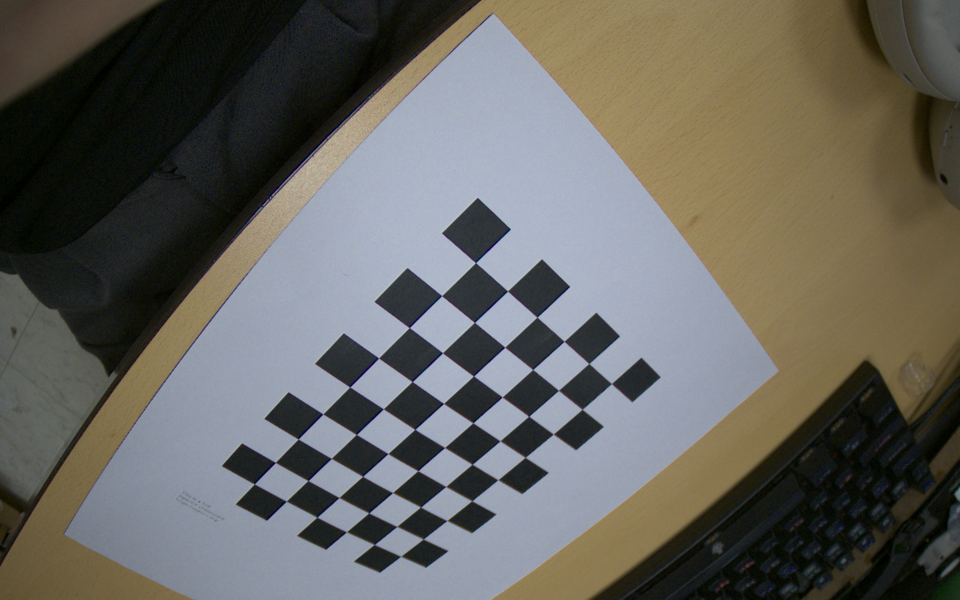
#> input picture src/CameraCalibrate/img/checkerboard1.png, 1920 x 1200 px (shown at 1/2 size); its folder holds 5 pictures in this run; the run also reads 1 picture not shown here
$ python CameraCalibrate.py
#> lines starting #> are read from the running program, lines starting #| are printed output that depends on the picture; after the words box and inside, x2 and y2 are one past the last pixel; in counts of white or black regions, pixels touching at a corner belong together

# Import required modules
import cv2
import numpy as np
import os
import glob
import sys

# configuration parameters to camera calibrate
filename = "camparameters.yml"

# read data from yaml file
fs = cv2.FileStorage(filename, cv2.FILE_STORAGE_READ)

if not fs.isOpened():
    print("File open failed!")
    sys.exit(0)

# Read the data from yaml file
is_crop = bool(int(fs.getNode("is_crop").real()))
crop_height_start = int(fs.getNode("crop_height_start").real())
crop_height_end = int(fs.getNode("crop_height_end").real())
crop_width_start = int(fs.getNode("crop_width_start").real())
crop_width_end = int(fs.getNode("crop_width_end").real())
checkerboard_x= int(fs.getNode("checkerboard_size").at(0).real())
checkerboard_y = int(fs.getNode("checkerboard_size").at(1).real())
checkerboard_size = (checkerboard_x, checkerboard_y)
is_resize = bool(int(fs.getNode("is_resize").real()))
scale_x = float(fs.getNode("scale_x").real())
scale_y = float(fs.getNode("scale_y").real())  # Note the typo in the key name

# close fs
fs.release()

# Define the dimensions of checkerboard
CHECKERBOARD = checkerboard_size


# stop the iteration when specified
# accuracy, epsilon, is reached or
# specified number of iterations are completed.
criteria = (cv2.TERM_CRITERIA_EPS +
            cv2.TERM_CRITERIA_MAX_ITER, 30, 0.001)


# Vector for 3D points
threedpoints = []

# Vector for 2D points
twodpoints = []


#  3D points real world coordinates
objectp3d = np.zeros((1, CHECKERBOARD[0]
                      * CHECKERBOARD[1],
                      3), np.float32)
objectp3d[0, :, :2] = np.mgrid[0:CHECKERBOARD[0],
                      0:CHECKERBOARD[1]].T.reshape(-1, 2)
prev_img_shape = None


# Extracting path of individual image stored
# in a given directory. Since no path is
# specified, it will take current directory
# jpg files alone
images = glob.glob('img/checkerboard*.png')

for filename in images:
    image = cv2.imread(filename)
#> image is the input picture: shape (1200, 1920, 3); mean B, G, R 94.3, 99.9, 101.2
    if is_crop:
        image = image[crop_height_start:crop_height_end, crop_width_start:crop_width_end]
    if is_resize:
        image = cv2.resize(image, dsize=(0, 0), fx=scale_x, fy=scale_y, interpolation=cv2.INTER_LINEAR)
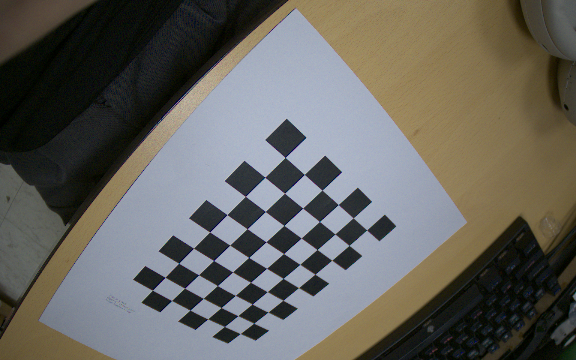
#> image: shape (360, 576, 3); mean B, G, R 94.2, 99.8, 101.2

    #image = cv2.resize(image, dsize=(0, 0), fx=0.5, fy=0.5, interpolation=cv2.INTER_LINEAR)
    grayColor = cv2.cvtColor(image, cv2.COLOR_BGR2GRAY)
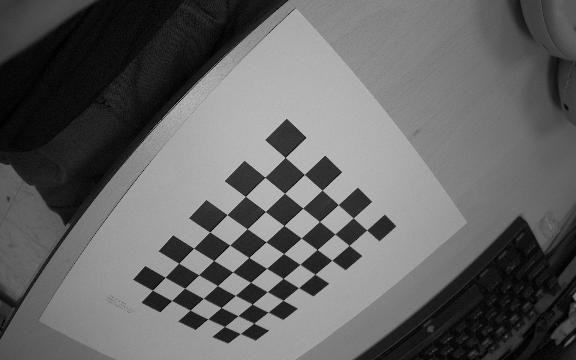
#> grayColor: shape (360, 576); min 0, max 200, mean 99.6

    # Find the chess board corners
    # If desired number of corners are
    # found in the image then ret = true
    ret, corners = cv2.findChessboardCorners(
        grayColor, CHECKERBOARD,
        cv2.CALIB_CB_ADAPTIVE_THRESH
        + cv2.CALIB_CB_FAST_CHECK +
        cv2.CALIB_CB_NORMALIZE_IMAGE)
#> ret = True; corners = 54 rows, first 8: [366.6, 230], [349.1, 245.4], [331.7, 260.2], [315, 274.3], [298.5, 287.7], [283, 300.3], [268.1, 312], [253.7, 323.2]

    # If desired number of corners can be detected then,
    # refine the pixel coordinates and display
    # them on the images of checker board
    if ret == True:
        threedpoints.append(objectp3d)

        # Refining pixel coordinates
        # for given 2d points.
        corners2 = cv2.cornerSubPix(
            grayColor, corners, (11, 11), (-1, -1), criteria)
#> corners2 = 54 rows, first 8: [366.6, 230], [349.2, 245.5], [331.7, 260.3], [315.1, 274.3], [298.6, 287.6], [283.4, 300.5], [267.9, 312.1], [254.5, 323.8]

        twodpoints.append(corners2)

        # Draw and display the corners
        image = cv2.drawChessboardCorners(image,
                                          CHECKERBOARD,
                                          corners2, ret)
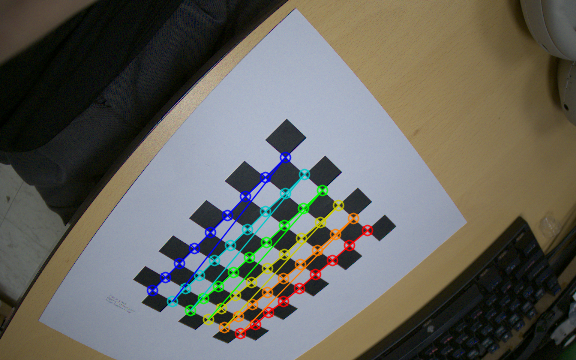
#> image: shape (360, 576, 3); 4.1% of pixels changed, all inside (x1, y1, x2, y2) = (146, 151, 374, 340)

    cv2.imshow('img', image)
    cv2.waitKey(0)
#> pass 2 of the loop `for filename in images:`:
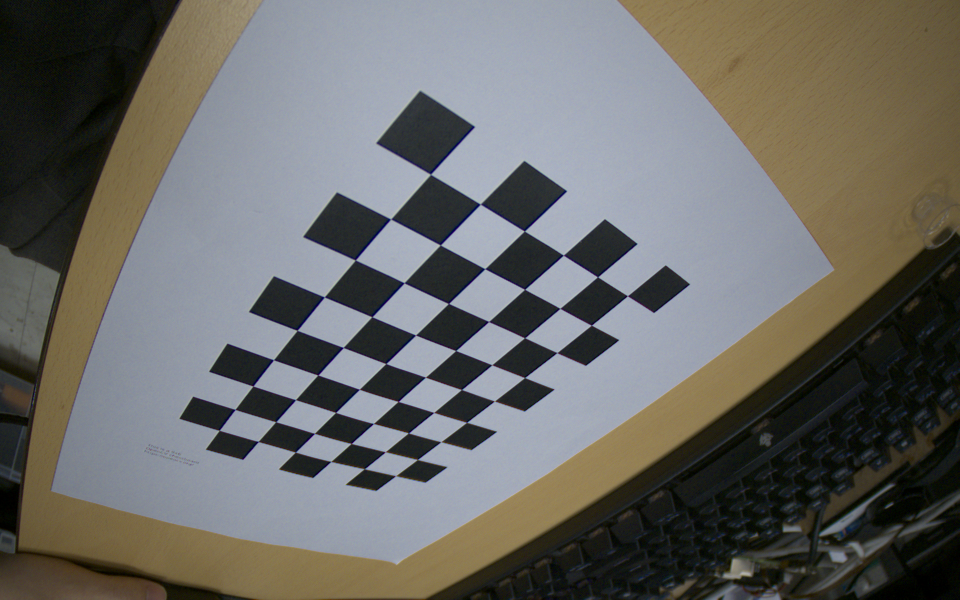
#> input picture src/CameraCalibrate/img/checkerboard2.png, 1920 x 1200 px (shown at 1/2 size)
#> image is the input picture: shape (1200, 1920, 3); mean B, G, R 101.6, 105.1, 105.6
#> `grayColor = cv2.cvtColor(image, cv2.COLOR_BGR2GRAY)`:
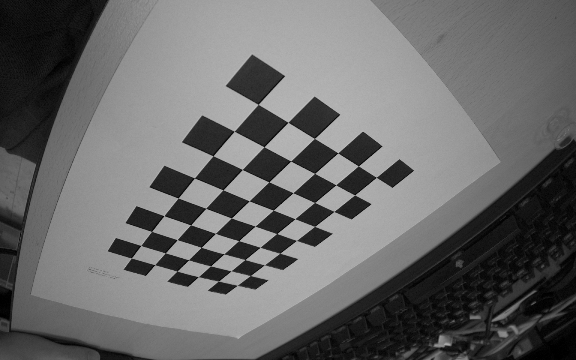
#> grayColor: shape (360, 576); min 0, max 191, mean 104.8
#> corners = 54 rows, first 8: [376.3, 177.3], [354.6, 195], [333.9, 211.5], [314.6, 226.4], [296.4, 240.4], [279.9, 253.2], [264.5, 264.7], [250.4, 275.5]
#> corners2 = 54 rows, first 8: [376.3, 177.4], [354.6, 195], [334, 211.4], [314.7, 226.5], [296.5, 240.5], [280.5, 253.5], [264, 265.2], [245.2, 279.8]
#> `image = cv2.drawChessboardCorners(image, CHECKERBOARD, corners2, ret)`:
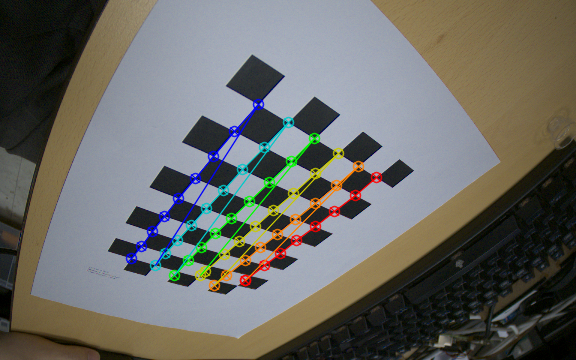
#> image: shape (360, 576, 3); mean B, G, R 100.7, 105.8, 105.9
#> pass 3 of the loop `for filename in images:`:
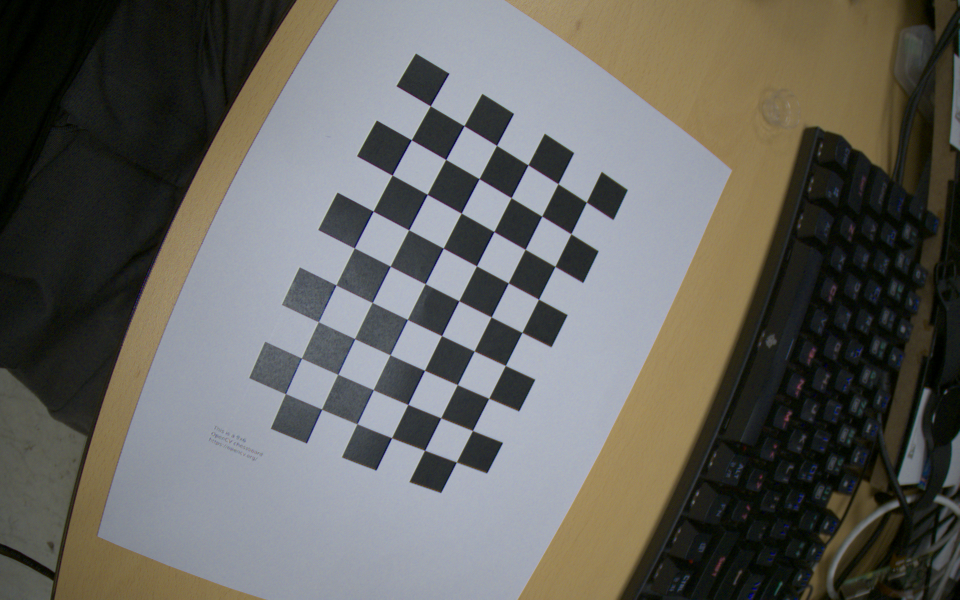
#> input picture src/CameraCalibrate/img/checkerboard3.png, 1920 x 1200 px (shown at 1/2 size)
#> image is the input picture: shape (1200, 1920, 3); mean B, G, R 95.2, 99.7, 100.4
#> `grayColor = cv2.cvtColor(image, cv2.COLOR_BGR2GRAY)`:
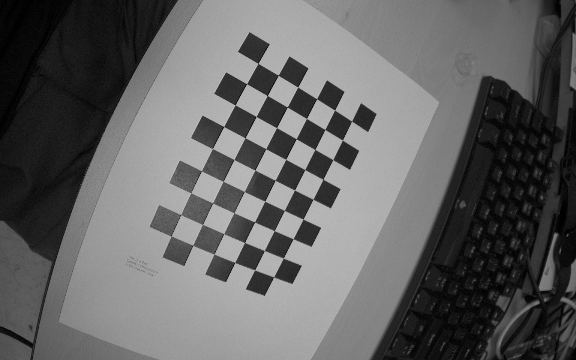
#> grayColor: shape (360, 576); min 0, max 199, mean 99.3
#> corners = 54 rows, first 8: [351.5, 121], [342.4, 140.1], [332.9, 159.6], [322.9, 179.3], [313.1, 199.3], [303.2, 219.1], [293.1, 238.8], [283.3, 258.1]
#> corners2 = 54 rows, first 8: [351.6, 121.1], [342.4, 140.1], [332.9, 159.7], [322.9, 179.3], [313.1, 199.4], [303.1, 219], [293.2, 238.9], [283.4, 258.1]
#> `image = cv2.drawChessboardCorners(image, CHECKERBOARD, corners2, ret)`:
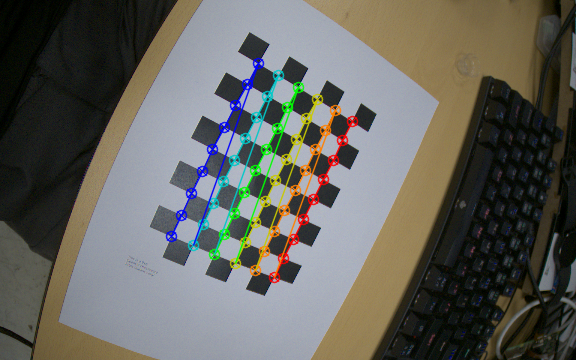
#> image: shape (360, 576, 3); mean B, G, R 94, 100.1, 100.3
#> the loop made 5 passes; the first 3 are shown

cv2.destroyAllWindows()


# Perform camera calibration by
# passing the value of above found out 3D points (threedpoints)
# and its corresponding pixel coordinates of the
# detected corners (twodpoints)
ret, matrix, distortion, r_vecs, t_vecs = cv2.calibrateCamera(
    threedpoints, twodpoints, grayColor.shape[::-1], None, None)

# Undistortion with new image
grid = cv2.imread('img/checkerboard3.png')
if is_crop:
    grid = grid[crop_height_start:crop_height_end, crop_width_start:crop_width_end]

if is_resize:
    grid = cv2.resize(grid, dsize=(0, 0), fx=scale_x, fy=scale_y, interpolation=cv2.INTER_LINEAR)

h, w = grid.shape[:2]
#> h = 360; w = 576
newcameramtx, roi = cv2.getOptimalNewCameraMatrix(matrix, distortion, (w,h), 0, (w,h))


dst = cv2.undistort(grid, matrix, distortion)#, None, newcameramtx)
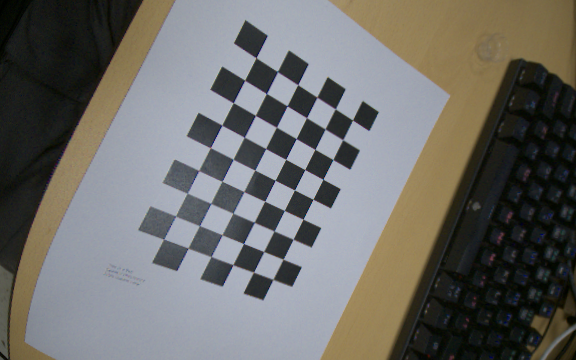
#> dst: shape (360, 576, 3); mean B, G, R 104.6, 108.1, 108.9

cv2.imshow('undistort', dst)
cv2.waitKey(0)

# Displaying required output
print(" Camera matrix:")
print(matrix)

print("\n Distortion coefficient:")
print(distortion)

print("\n Rotation Vectors:")
print(r_vecs)

print("\n Translation Vectors:")
print(t_vecs)

filename_write = "calibrate.yml"
fs_result = cv2.FileStorage(filename_write, cv2.FILE_STORAGE_WRITE)
if not fs_result.isOpened():
    print("Result File open failed!")
    sys.exit(0)
fs_result.write("camera_matrix", matrix)
fs_result.write("distortion_coeff", distortion)
fs_result.release()
